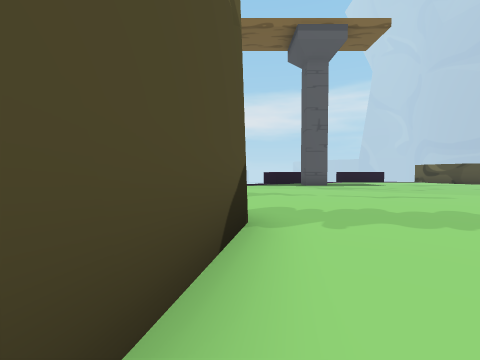
View 1 (above)

18 first-person views from a walk through a level from a Godot 3-D game. The camera is 1.2 m above the floor, tilts 2° down and sees 90° across. The floor is counted in squares, 2 m on a side. Each view is taken from the middle of a square. On the plan, view 1 faces up. The plan holds only what a view shows up to about 9 squares ahead; the rest is blank. The place goes on beyond the plan. Flat picture figures and markers are left out.

View 2
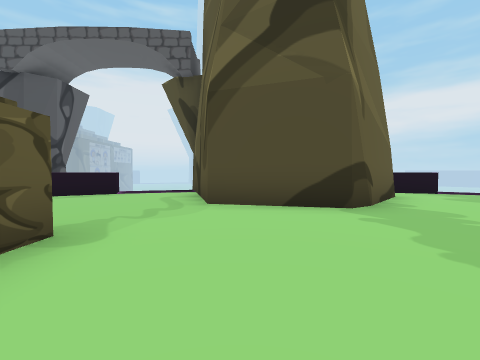

View 3
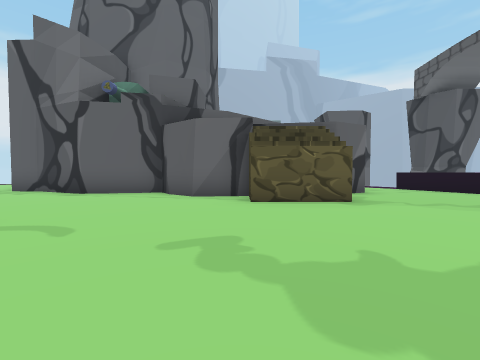

View 4
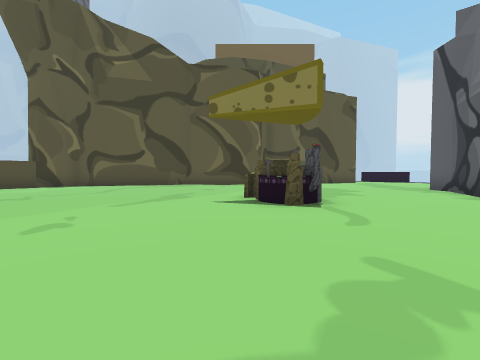

View 5
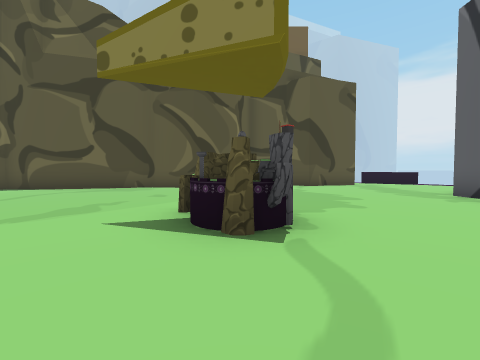

View 6
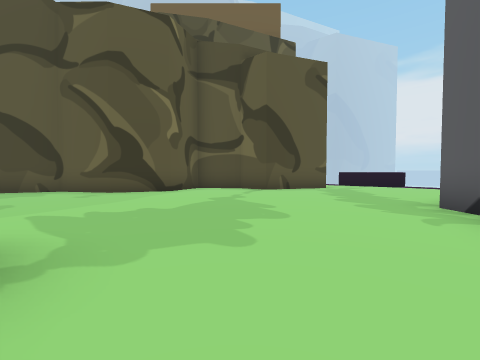

View 7
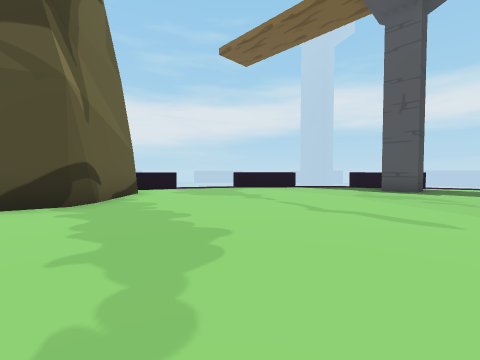

View 8
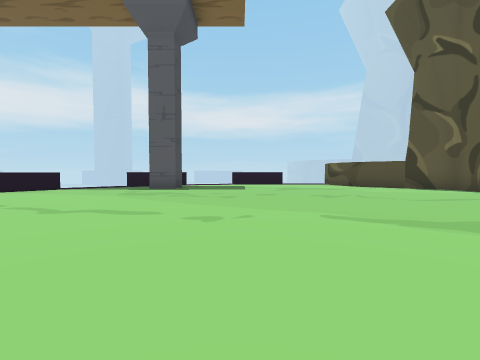

View 9
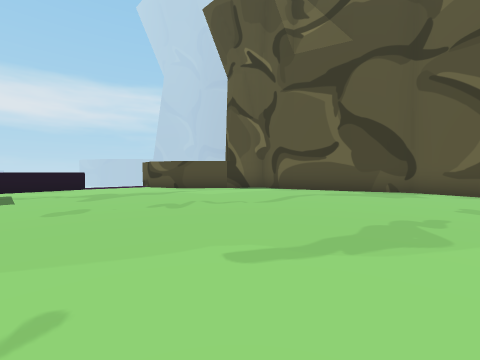

View 10
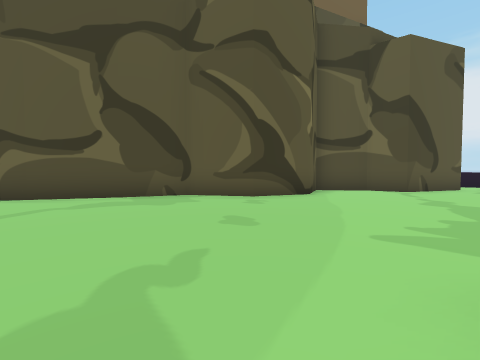

View 11
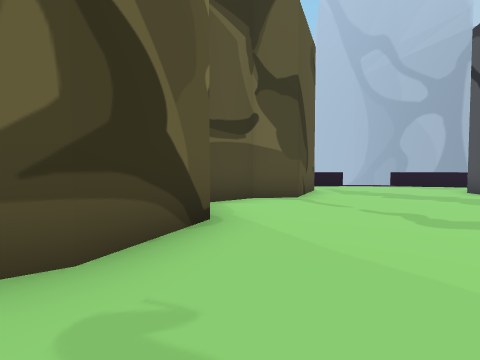

View 12
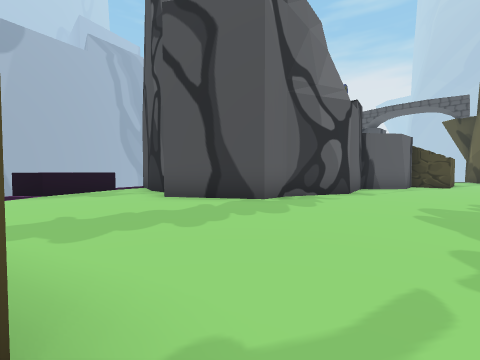

View 13
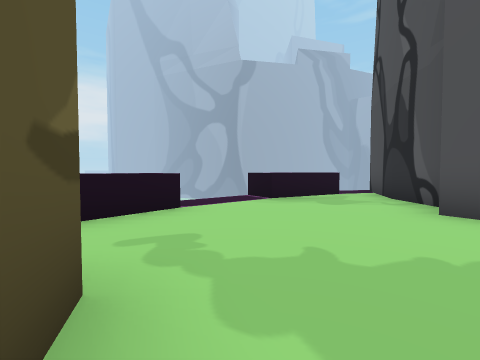

View 14
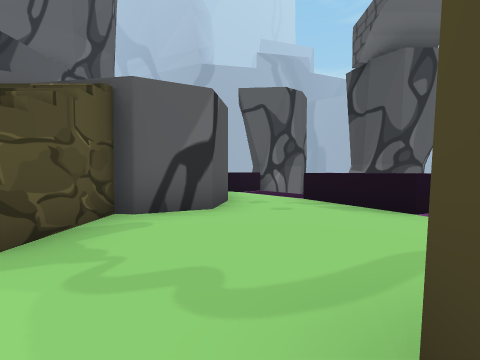

View 15
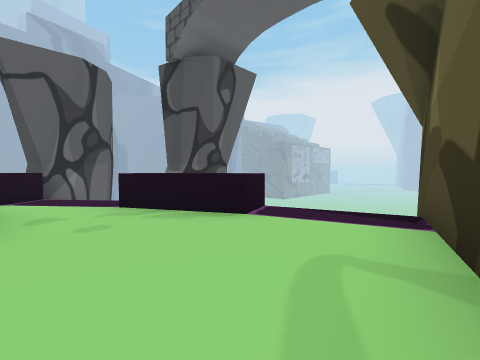

View 16
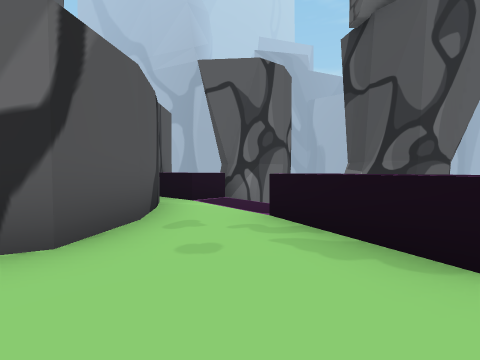

View 17
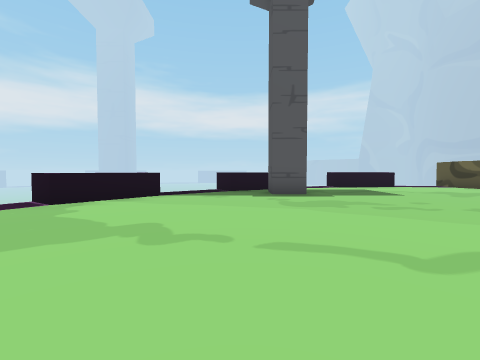

View 18
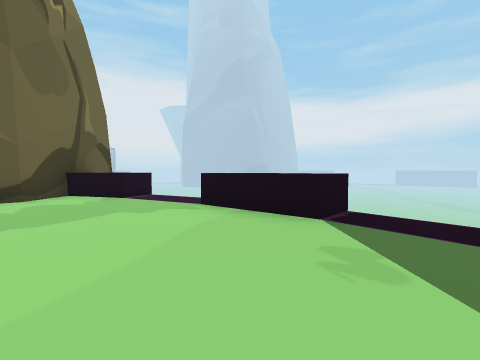

### Floor plan
Key: @ floor where view 1 was taken; # wall or solid block; x gap in a wall; . floor; = window, fence, low wall or low ledge; ^ raised ledge; v drop or lower ground.
Columns run from 5 left of view 1 to 17 right of it. Each row starts with its distance up from view 1.
 14             ^^
 13         ^..^...##
 12       v^^.......##
 11     v...#........#
 10     ^^............#
  9    ^^.............#
  8   v................#
  7   v................#
  6   ^................#
  5 v^^................#
  4    ##..............#
  3      #.............#
  2      #.......^#.....#
  1     #................#
  0  ^##.@...............#
 -1  v.....##...........#
 -2  v.....####..........#
 -3   ^^..##   ####......#
 -4   v^..#        ##.....x
 -5 v# v..#          #....^
 -6 vv# .^#         #....^^
 -7    v#^^         #.....
 -8   vvvv^         #.^^v
 -9                 #=
-10                 v

Where each view was taken, in squares from view 1:
view 1: 0 up, 0 right, facing up
view 2: 1 up, 4 right, facing left
view 3: 4 up, 4 right, facing down
view 4: 3 up, 3 right, facing right
view 5: 2 up, 5 right, facing right
view 6: 0 up, 7 right, facing right
view 7: 2 up, 5 right, facing up-left
view 8: 2 up, 6 right, facing up
view 9: 4 up, 6 right, facing up-right
view 10: 4 up, 8 right, facing right
view 11: 4 up, 12 right, facing down-right
view 12: 0 up, 15 right, facing down-left
view 13: 2 down, 15 right, facing down
view 14: 1 up, 0 right, facing down
view 15: 0 up, 0 right, facing down-left
view 16: 1 down, 1 left, facing down
view 17: 4 up, 2 right, facing up
view 18: 9 up, 3 right, facing left
